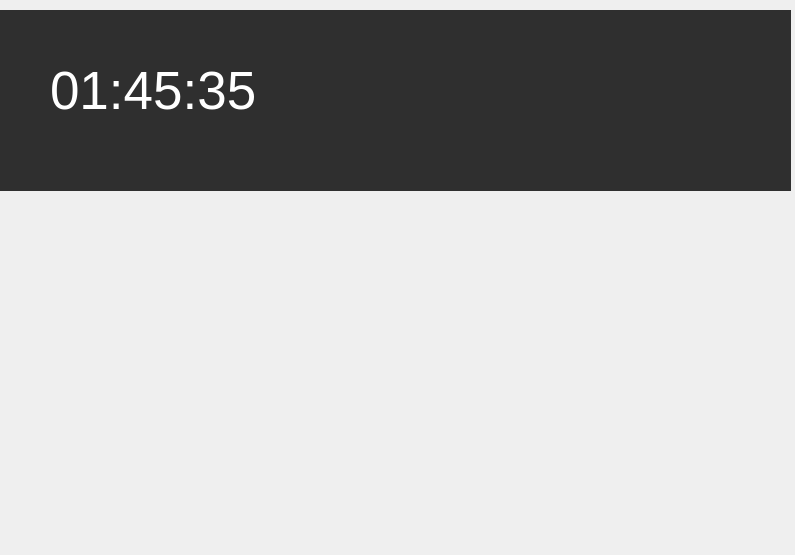
<?xml version="1.0" encoding="UTF-8"?>
<ui version="4.0">
 <class>MainWindow</class>
 <widget class="QMainWindow" name="MainWindow">
  <property name="geometry">
   <rect>
    <x>0</x>
    <y>0</y>
    <width>795</width>
    <height>555</height>
   </rect>
  </property>
  <property name="windowTitle">
   <string>Open Time Tracker</string>
  </property>
  <widget class="QWidget" name="centralwidget">
   <widget class="QWidget" name="widget" native="true">
    <property name="geometry">
     <rect>
      <x>0</x>
      <y>10</y>
      <width>791</width>
      <height>181</height>
     </rect>
    </property>
    <property name="palette">
     <palette>
      <active>
       <colorrole role="Base">
        <brush brushstyle="SolidPattern">
         <color alpha="255">
          <red>255</red>
          <green>255</green>
          <blue>255</blue>
         </color>
        </brush>
       </colorrole>
       <colorrole role="Window">
        <brush brushstyle="SolidPattern">
         <color alpha="255">
          <red>47</red>
          <green>47</green>
          <blue>47</blue>
         </color>
        </brush>
       </colorrole>
      </active>
      <inactive>
       <colorrole role="Base">
        <brush brushstyle="SolidPattern">
         <color alpha="255">
          <red>255</red>
          <green>255</green>
          <blue>255</blue>
         </color>
        </brush>
       </colorrole>
       <colorrole role="Window">
        <brush brushstyle="SolidPattern">
         <color alpha="255">
          <red>47</red>
          <green>47</green>
          <blue>47</blue>
         </color>
        </brush>
       </colorrole>
      </inactive>
      <disabled>
       <colorrole role="Base">
        <brush brushstyle="SolidPattern">
         <color alpha="255">
          <red>47</red>
          <green>47</green>
          <blue>47</blue>
         </color>
        </brush>
       </colorrole>
       <colorrole role="Window">
        <brush brushstyle="SolidPattern">
         <color alpha="255">
          <red>47</red>
          <green>47</green>
          <blue>47</blue>
         </color>
        </brush>
       </colorrole>
      </disabled>
     </palette>
    </property>
    <property name="autoFillBackground">
     <bool>true</bool>
    </property>
    <widget class="QLabel" name="label">
     <property name="geometry">
      <rect>
       <x>50</x>
       <y>40</y>
       <width>451</width>
       <height>81</height>
      </rect>
     </property>
     <property name="palette">
      <palette>
       <active>
        <colorrole role="WindowText">
         <brush brushstyle="SolidPattern">
          <color alpha="255">
           <red>255</red>
           <green>255</green>
           <blue>255</blue>
          </color>
         </brush>
        </colorrole>
       </active>
       <inactive>
        <colorrole role="WindowText">
         <brush brushstyle="SolidPattern">
          <color alpha="255">
           <red>255</red>
           <green>255</green>
           <blue>255</blue>
          </color>
         </brush>
        </colorrole>
       </inactive>
       <disabled>
        <colorrole role="WindowText">
         <brush brushstyle="SolidPattern">
          <color alpha="255">
           <red>120</red>
           <green>120</green>
           <blue>120</blue>
          </color>
         </brush>
        </colorrole>
       </disabled>
      </palette>
     </property>
     <property name="font">
      <font>
       <pointsize>40</pointsize>
      </font>
     </property>
     <property name="text">
      <string>01:45:35</string>
     </property>
    </widget>
   </widget>
  </widget>
 </widget>
 <resources/>
 <connections/>
</ui>
